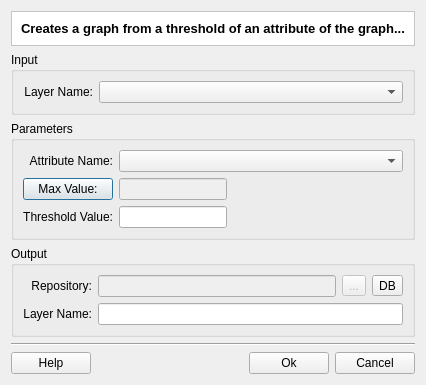
<?xml version="1.0" encoding="UTF-8"?>
<ui version="4.0">
 <class>ThresholdGraphExtractorDialogForm</class>
 <widget class="QDialog" name="ThresholdGraphExtractorDialogForm">
  <property name="geometry">
   <rect>
    <x>0</x>
    <y>0</y>
    <width>454</width>
    <height>362</height>
   </rect>
  </property>
  <property name="windowTitle">
   <string>Threshold Graph Extractor</string>
  </property>
  <layout class="QGridLayout" name="gridLayout_12">
   <property name="sizeConstraint">
    <enum>QLayout::SetFixedSize</enum>
   </property>
   <item row="0" column="0">
    <layout class="QGridLayout" name="gridLayout_11">
     <item row="0" column="0">
      <widget class="QFrame" name="frame">
       <property name="styleSheet">
        <string notr="true">QWidget { background: white }</string>
       </property>
       <property name="frameShape">
        <enum>QFrame::StyledPanel</enum>
       </property>
       <property name="frameShadow">
        <enum>QFrame::Sunken</enum>
       </property>
       <layout class="QGridLayout" name="gridLayout_2">
        <item row="0" column="0">
         <widget class="QLabel" name="m_titleLabel">
          <property name="font">
           <font>
            <pointsize>10</pointsize>
            <weight>75</weight>
            <bold>true</bold>
           </font>
          </property>
          <property name="text">
           <string>Creates a graph from a threshold of an attribute of the graph...</string>
          </property>
         </widget>
        </item>
       </layout>
      </widget>
     </item>
     <item row="1" column="0">
      <widget class="QGroupBox" name="groupBox">
       <property name="title">
        <string>Input</string>
       </property>
       <property name="flat">
        <bool>true</bool>
       </property>
       <layout class="QGridLayout" name="gridLayout_4">
        <item row="0" column="0">
         <layout class="QGridLayout" name="gridLayout_3">
          <item row="0" column="0">
           <widget class="QLabel" name="label">
            <property name="minimumSize">
             <size>
              <width>70</width>
              <height>0</height>
             </size>
            </property>
            <property name="text">
             <string>Layer Name:</string>
            </property>
            <property name="alignment">
             <set>Qt::AlignRight|Qt::AlignTrailing|Qt::AlignVCenter</set>
            </property>
           </widget>
          </item>
          <item row="0" column="1">
           <widget class="QComboBox" name="m_inputLayerComboBox">
            <property name="sizePolicy">
             <sizepolicy hsizetype="MinimumExpanding" vsizetype="Fixed">
              <horstretch>0</horstretch>
              <verstretch>0</verstretch>
             </sizepolicy>
            </property>
           </widget>
          </item>
         </layout>
        </item>
       </layout>
      </widget>
     </item>
     <item row="2" column="0">
      <widget class="QGroupBox" name="groupBox_3">
       <property name="title">
        <string>Parameters</string>
       </property>
       <property name="flat">
        <bool>true</bool>
       </property>
       <layout class="QGridLayout" name="gridLayout_6">
        <item row="0" column="0">
         <layout class="QGridLayout" name="gridLayout_5">
          <item row="0" column="0">
           <widget class="QLabel" name="label_2">
            <property name="text">
             <string>Attribute Name:</string>
            </property>
            <property name="alignment">
             <set>Qt::AlignRight|Qt::AlignTrailing|Qt::AlignVCenter</set>
            </property>
           </widget>
          </item>
          <item row="0" column="1" colspan="2">
           <widget class="QComboBox" name="m_attrComboBox">
            <property name="sizePolicy">
             <sizepolicy hsizetype="MinimumExpanding" vsizetype="Fixed">
              <horstretch>0</horstretch>
              <verstretch>0</verstretch>
             </sizepolicy>
            </property>
           </widget>
          </item>
          <item row="1" column="0">
           <widget class="QPushButton" name="m_maxValuePushButton">
            <property name="sizePolicy">
             <sizepolicy hsizetype="Minimum" vsizetype="Fixed">
              <horstretch>0</horstretch>
              <verstretch>0</verstretch>
             </sizepolicy>
            </property>
            <property name="toolTip">
             <string>Calculate Maximum Value.</string>
            </property>
            <property name="text">
             <string>Max Value:</string>
            </property>
           </widget>
          </item>
          <item row="1" column="1">
           <widget class="QLineEdit" name="m_maxValueLineEdit">
            <property name="enabled">
             <bool>false</bool>
            </property>
            <property name="sizePolicy">
             <sizepolicy hsizetype="Fixed" vsizetype="Fixed">
              <horstretch>0</horstretch>
              <verstretch>0</verstretch>
             </sizepolicy>
            </property>
            <property name="alignment">
             <set>Qt::AlignRight|Qt::AlignTrailing|Qt::AlignVCenter</set>
            </property>
            <property name="readOnly">
             <bool>true</bool>
            </property>
           </widget>
          </item>
          <item row="1" column="2">
           <spacer name="horizontalSpacer_3">
            <property name="orientation">
             <enum>Qt::Horizontal</enum>
            </property>
            <property name="sizeType">
             <enum>QSizePolicy::MinimumExpanding</enum>
            </property>
            <property name="sizeHint" stdset="0">
             <size>
              <width>68</width>
              <height>20</height>
             </size>
            </property>
           </spacer>
          </item>
          <item row="2" column="0">
           <widget class="QLabel" name="label_4">
            <property name="text">
             <string>Threshold Value:</string>
            </property>
            <property name="alignment">
             <set>Qt::AlignRight|Qt::AlignTrailing|Qt::AlignVCenter</set>
            </property>
           </widget>
          </item>
          <item row="2" column="1">
           <widget class="QLineEdit" name="m_thresholdLineEdit">
            <property name="sizePolicy">
             <sizepolicy hsizetype="Fixed" vsizetype="Fixed">
              <horstretch>0</horstretch>
              <verstretch>0</verstretch>
             </sizepolicy>
            </property>
            <property name="alignment">
             <set>Qt::AlignRight|Qt::AlignTrailing|Qt::AlignVCenter</set>
            </property>
           </widget>
          </item>
          <item row="2" column="2">
           <spacer name="horizontalSpacer_2">
            <property name="orientation">
             <enum>Qt::Horizontal</enum>
            </property>
            <property name="sizeHint" stdset="0">
             <size>
              <width>68</width>
              <height>20</height>
             </size>
            </property>
           </spacer>
          </item>
         </layout>
        </item>
       </layout>
      </widget>
     </item>
     <item row="3" column="0">
      <widget class="QGroupBox" name="groupBox_2">
       <property name="sizePolicy">
        <sizepolicy hsizetype="Preferred" vsizetype="Preferred">
         <horstretch>0</horstretch>
         <verstretch>0</verstretch>
        </sizepolicy>
       </property>
       <property name="title">
        <string>Output</string>
       </property>
       <property name="flat">
        <bool>true</bool>
       </property>
       <layout class="QGridLayout" name="gridLayout_22">
        <item row="0" column="0">
         <layout class="QGridLayout" name="gridLayout_21">
          <item row="0" column="0">
           <layout class="QGridLayout" name="gridLayout_7">
            <item row="0" column="0">
             <widget class="QLabel" name="label_6">
              <property name="text">
               <string>Repository:</string>
              </property>
              <property name="alignment">
               <set>Qt::AlignRight|Qt::AlignTrailing|Qt::AlignVCenter</set>
              </property>
             </widget>
            </item>
            <item row="1" column="0">
             <widget class="QLabel" name="label_3">
              <property name="text">
               <string>Layer Name:</string>
              </property>
              <property name="alignment">
               <set>Qt::AlignRight|Qt::AlignTrailing|Qt::AlignVCenter</set>
              </property>
             </widget>
            </item>
           </layout>
          </item>
          <item row="0" column="1">
           <layout class="QGridLayout" name="gridLayout_20">
            <item row="0" column="0">
             <layout class="QGridLayout" name="gridLayout_8">
              <item row="0" column="0">
               <widget class="QLineEdit" name="m_repositoryLineEdit">
                <property name="enabled">
                 <bool>false</bool>
                </property>
               </widget>
              </item>
              <item row="0" column="1">
               <widget class="QToolButton" name="m_targetFileToolButton">
                <property name="enabled">
                 <bool>false</bool>
                </property>
                <property name="minimumSize">
                 <size>
                  <width>0</width>
                  <height>0</height>
                 </size>
                </property>
                <property name="text">
                 <string>...</string>
                </property>
               </widget>
              </item>
              <item row="0" column="2">
               <widget class="QToolButton" name="m_targetDatasourceToolButton">
                <property name="enabled">
                 <bool>true</bool>
                </property>
                <property name="minimumSize">
                 <size>
                  <width>0</width>
                  <height>0</height>
                 </size>
                </property>
                <property name="text">
                 <string>DB</string>
                </property>
               </widget>
              </item>
             </layout>
            </item>
            <item row="1" column="0">
             <widget class="QLineEdit" name="m_newLayerNameLineEdit">
              <property name="readOnly">
               <bool>false</bool>
              </property>
             </widget>
            </item>
           </layout>
          </item>
         </layout>
        </item>
       </layout>
      </widget>
     </item>
     <item row="4" column="0">
      <layout class="QGridLayout" name="gridLayout">
       <item row="0" column="0" colspan="4">
        <widget class="Line" name="line">
         <property name="orientation">
          <enum>Qt::Horizontal</enum>
         </property>
        </widget>
       </item>
       <item row="1" column="0">
        <widget class="te::qt::widgets::HelpPushButton" name="m_helpPushButton">
         <property name="text">
          <string>Help</string>
         </property>
        </widget>
       </item>
       <item row="1" column="1">
        <spacer name="horizontalSpacer">
         <property name="orientation">
          <enum>Qt::Horizontal</enum>
         </property>
         <property name="sizeHint" stdset="0">
          <size>
           <width>40</width>
           <height>20</height>
          </size>
         </property>
        </spacer>
       </item>
       <item row="1" column="2">
        <widget class="QPushButton" name="m_okPushButton">
         <property name="text">
          <string>Ok</string>
         </property>
        </widget>
       </item>
       <item row="1" column="3">
        <widget class="QPushButton" name="m_cancelPushButton">
         <property name="text">
          <string>Cancel</string>
         </property>
        </widget>
       </item>
      </layout>
     </item>
    </layout>
   </item>
  </layout>
 </widget>
 <customwidgets>
  <customwidget>
   <class>te::qt::widgets::HelpPushButton</class>
   <extends>QPushButton</extends>
   <header>terralib/qt/widgets/help/HelpPushButton.h</header>
  </customwidget>
 </customwidgets>
 <tabstops>
  <tabstop>m_inputLayerComboBox</tabstop>
  <tabstop>m_attrComboBox</tabstop>
  <tabstop>m_maxValuePushButton</tabstop>
  <tabstop>m_maxValueLineEdit</tabstop>
  <tabstop>m_thresholdLineEdit</tabstop>
  <tabstop>m_repositoryLineEdit</tabstop>
  <tabstop>m_targetFileToolButton</tabstop>
  <tabstop>m_targetDatasourceToolButton</tabstop>
  <tabstop>m_newLayerNameLineEdit</tabstop>
  <tabstop>m_okPushButton</tabstop>
  <tabstop>m_cancelPushButton</tabstop>
  <tabstop>m_helpPushButton</tabstop>
 </tabstops>
 <resources/>
 <connections>
  <connection>
   <sender>m_cancelPushButton</sender>
   <signal>released()</signal>
   <receiver>ThresholdGraphExtractorDialogForm</receiver>
   <slot>reject()</slot>
   <hints>
    <hint type="sourcelabel">
     <x>455</x>
     <y>352</y>
    </hint>
    <hint type="destinationlabel">
     <x>466</x>
     <y>363</y>
    </hint>
   </hints>
  </connection>
 </connections>
</ui>
